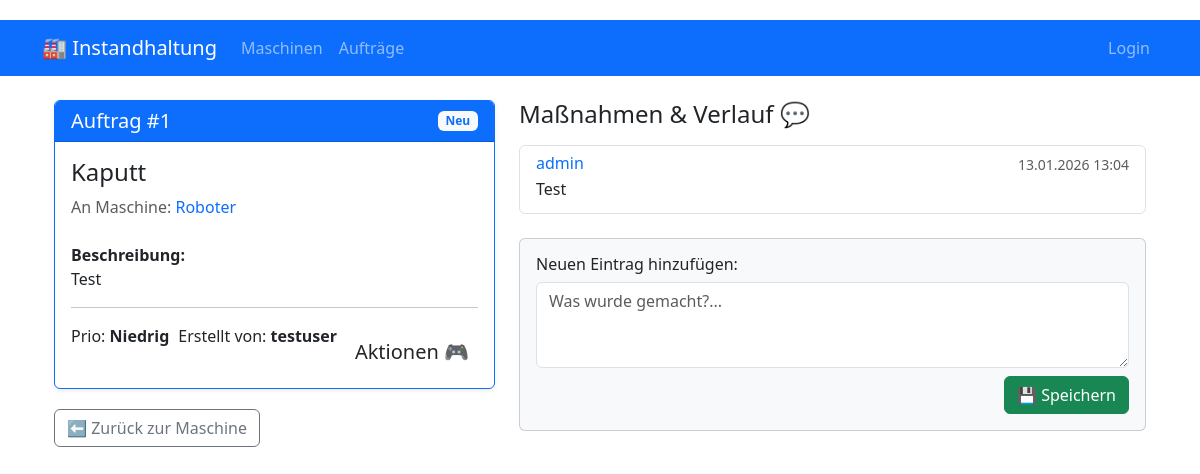
Screenshot of /order/1/ with the database file from the repository.
### core/models.py (models this page shows, shortened)
class Order(models.Model):
    class Priority(models.TextChoices):
        LOW = 'LOW', 'Niedrig'
        MEDIUM = 'MED', 'Mittel'
        HIGH = 'HI', 'Hoch'
        EMERGENCY = 'EM', 'Notfall'
    class Status(models.TextChoices):
        NEW = 'NEW', 'Neu'
        PLANNED = 'PLN', 'Disponiert'
        IN_PROGRESS = 'INP', 'In Arbeit'
        PAUSED = 'PAU', 'Pausiert'
        WORK_DONE = 'DONE', 'Reparatur fertig'
        TRIAL = 'TRI', 'Probelauf'
        REVIEW = 'REV', 'Abnahme'
        CLOSED = 'CLO', 'Geschlossen'
    class OrderType(models.TextChoices):
        REPAIR = 'REPAIR', 'Reparatur 🔧'
        MAINTENANCE = 'MAINTENANCE', 'Wartung 🛠️'
        INSPECTION = 'INSPECTION', 'Inspektion 🔍'
        OTHER = 'OTHER', 'Sonstiges 📝'
    order_type = models.CharField(max_length=50, choices=OrderType.choices, default=OrderType.REPAIR)
    responsible_users = models.ManyToManyField('User', related_name='responsible_orders', blank=True, verbose_name="Verantwortliche")
    technicians = models.ManyToManyField('User', related_name='assigned_orders', blank=True, verbose_name="Ausführende Techniker")
    machine = models.ForeignKey(Machine, on_delete=models.CASCADE, related_name='orders')
    creator = models.ForeignKey('User', on_delete=models.SET_NULL, null=True, related_name='created_orders')
    title = models.CharField(max_length=200)
    description = models.TextField()
    priority = models.CharField(max_length=3, choices=Priority.choices, default=Priority.LOW)
    status = models.CharField(max_length=4, choices=Status.choices, default=Status.NEW)
    created_at = models.DateTimeField(auto_now_add=True)
    closed_at = models.DateTimeField(null=True, blank=True)

class Machine(models.Model):
    name = models.CharField(max_length=100)
    inventory_number = models.CharField(max_length=50, unique=True)
    subarea = models.ForeignKey('SubArea', on_delete=models.CASCADE, null=True, blank=True,related_name='machines') # Verknopfung zur SubArea

class User(AbstractUser):
    class Role(models.TextChoices):
        OPERATOR = 'OP', 'Maschinenführer'
        COORDINATOR = 'CO', 'IH-Koordinator'
        TECHNICIAN = 'TE', 'Instandhalter'
        MANAGER = 'MG', 'Manager'
    role = models.CharField(
        max_length=2,
        choices=Role.choices,
        default=Role.OPERATOR
     )

class LogbookEntry(models.Model):
    machine = models.ForeignKey(Machine, on_delete=models.CASCADE, related_name='log_entries')
    user = models.ForeignKey('User', on_delete=models.SET_NULL, null=True)
    order = models.ForeignKey(Order, on_delete=models.SET_NULL, null=True, blank=True, related_name='comments')
    content = models.TextField()
    created_at = models.DateTimeField(auto_now_add=True)

### core/views.py (the view, shortened to what this page needs)
# urls.py: path('order/<int:order_id>/', views.order_detail, name='order_detail'),
def order_detail(request, order_id):
    order = get_object_or_404(Order, pk=order_id)
    logs = order.comments.all().order_by('-created_at')
    return render(request, 'core/order_detail.html', {
        'order': order,
        'logs': logs
    })

### core/templates/core/order_detail.html (shortened to what this page needs)
{% extends 'core/base.html' %}
{% block content %}
<div class="container">
    <div class="row">
        <div class="col-md-5 mb-4">
            <div class="card shadow-sm border-primary">
                <div class="card-header bg-primary text-white d-flex justify-content-between align-items-center">
                    <h5 class="m-0">Auftrag #{{ order.id }}</h5>
                    <span class="badge bg-light text-primary">{{ order.get_status_display }}</span>
                </div>
                <div class="card-body">
                    <h4 class="card-title">{{ order.title }}</h4>
                    <p class="text-muted mb-4">
                        An Maschine:
                        <a href="{% url 'machine_detail' order.machine.id %}" class="text-decoration-none">
                            {{ order.machine.name }}
                        </a>
                    </p>
                    <p><strong>Beschreibung:</strong><br>
                    {{ order.description|default:"Keine Beschreibung angegeben." }}</p>
                    <hr>
                    <div class="d-flex justify-content-between">
                        <span>Prio: <strong>{{ order.get_priority_display }}</strong></span>
                        <span>Erstellt von: <strong>{{ order.creator.username }}</strong></span>
                    <h5 class="mt-3">Aktionen 🎮</h5>
                    </div>
                </div>
            </div>
            <div class="mt-3">
                <a href="{% url 'machine_detail' order.machine.id %}" class="btn btn-outline-secondary">⬅️ Zurück zur Maschine</a>
            </div>
        </div>
        <div class="col-md-7">
            <h4 class="mb-3">Maßnahmen & Verlauf 💬</h4>
            <div class="list-group mb-4">
                {% for log in logs %}
                    <div class="list-group-item">
                        <div class="d-flex w-100 justify-content-between">
                            <h6 class="mb-1 text-primary">{{ log.user.username }}</h6>
                            <small class="text-muted">{{ log.created_at|date:"d.m.Y H:i" }}</small>
                        </div>
                        <p class="mb-1">{{ log.content }}</p>
                    </div>
                {% empty %}
                    <div class="alert alert-light text-center">
                        Noch keine Einträge zu diesem Auftrag.
                    </div>
                {% endfor %}
            </div>
            <div class="card bg-light">
                <div class="card-body">
                    <h6 class="card-title">Neuen Eintrag hinzufügen:</h6>
                    <form method="post">
                        <div class="mb-2">
                            <textarea name="content" class="form-control" rows="3" placeholder="Was wurde gemacht?..." required></textarea>
                        </div>
                        <div class="text-end">
                            <button type="submit" class="btn btn-success">💾 Speichern</button>
                        </div>
                    </form>
                </div>
            </div>
        </div>
    </div>
</div>
{% endblock %}

### core/templates/core/base.html (style rules this page uses)
body { padding-top: 20px; }
.card { margin-bottom: 20px; }

### rows the page displays
Order: id "1", status "Neu", title "Kaputt", machine.name "Roboter", description "Test", priority "Niedrig", creator.username "testuser"
LogbookEntry: user.username "admin", created_at "13.01.2026 13:04", content "Test"
